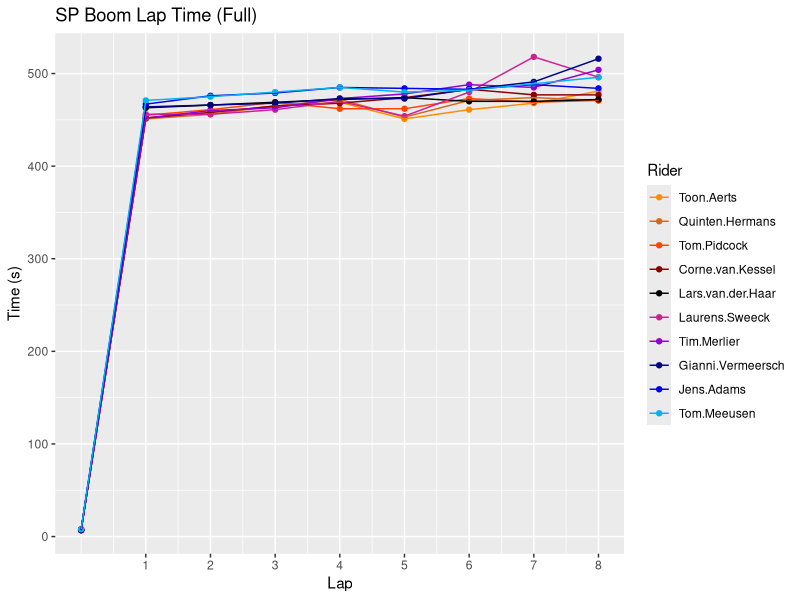
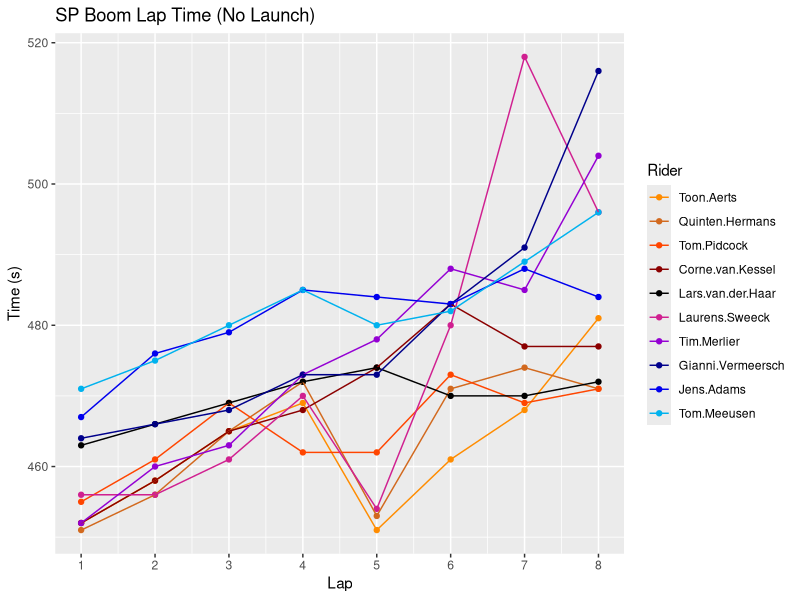
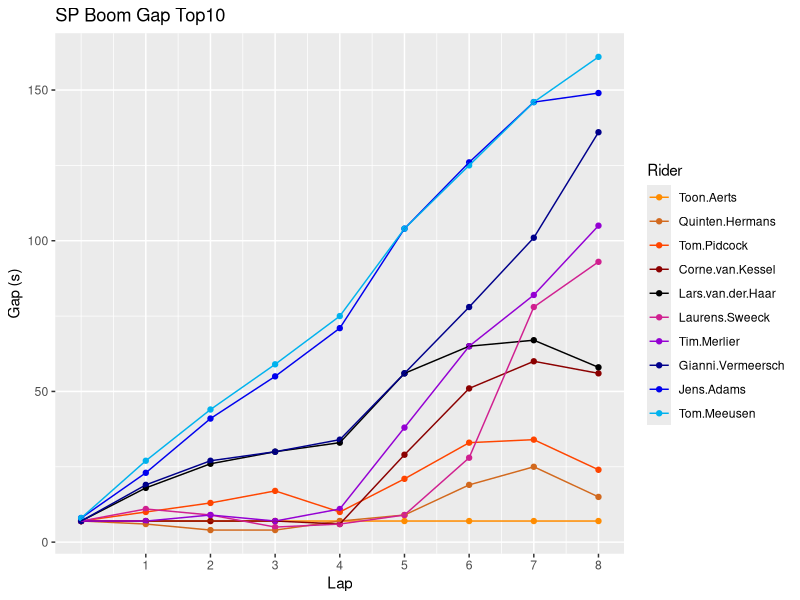
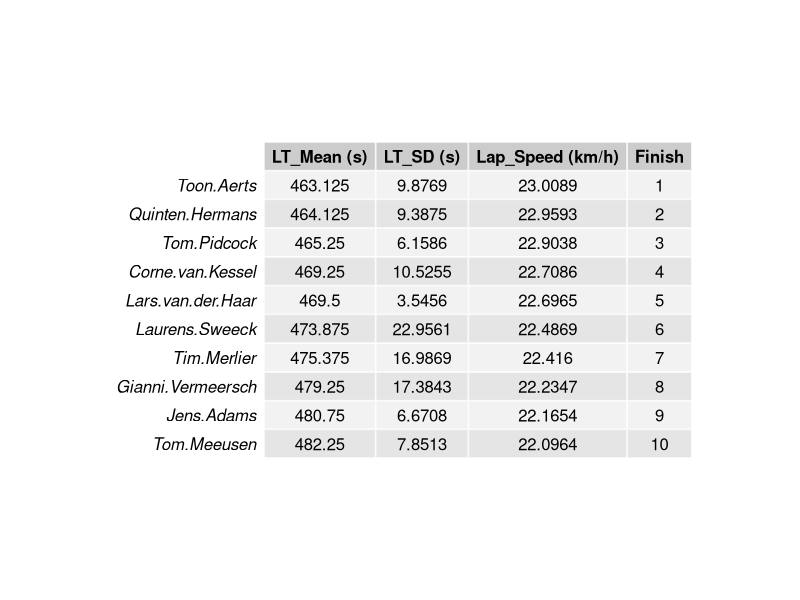
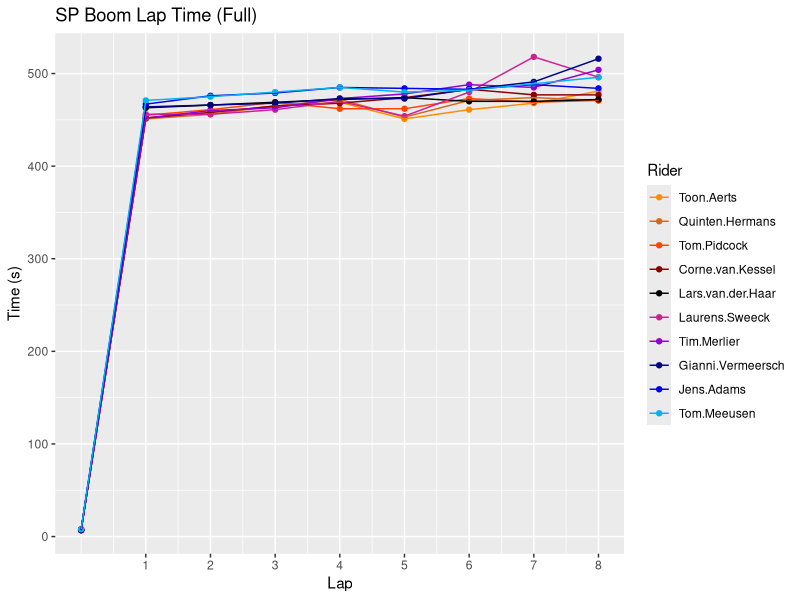
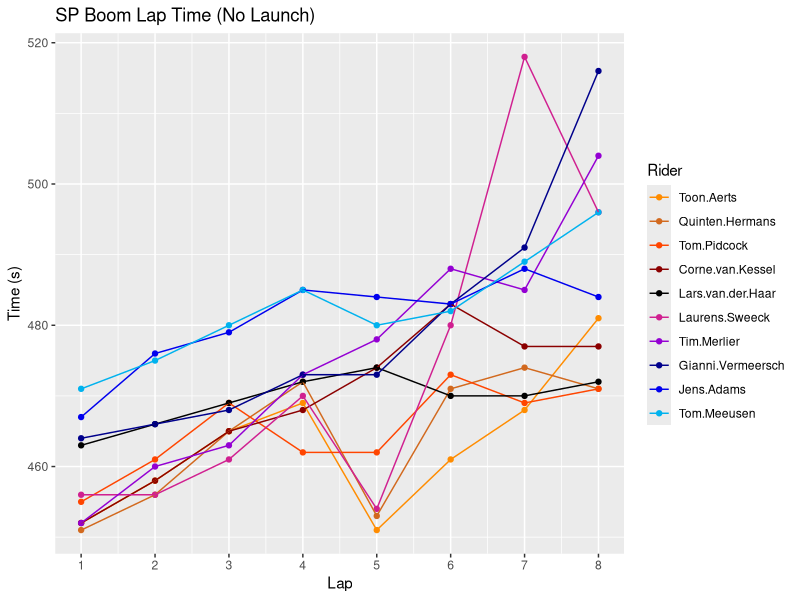
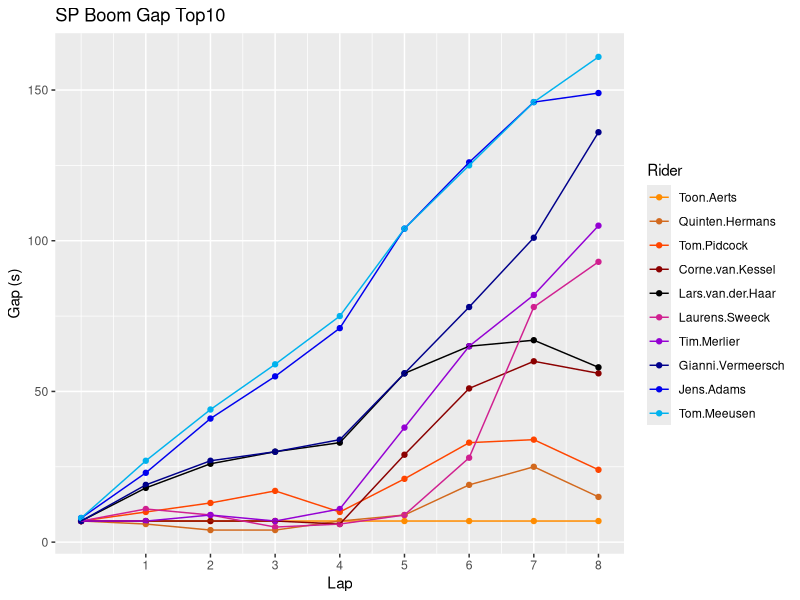

Source code (R) for these figures, in order:
#CX Data Analysis
## ================================================================================##
# ==============================READ ME=======================================#

# Always check the number of laps in the race, editing on the dataframe must be done accordingly.
# Always check presence of a starting loop in the race. If not present comment all _NSL script lines.
# modfiy nlaps only during the generation of the variable
# modify lap_length only during generation of the variable (meters)
# when computing mean and sd check the presence of startloop: if it wasnt in the race all occurences of 
#DF_LapTime_NSL should become DF_LapTime
# fix the ratio for the jpeg table -> recomended: 800x400

#Data and variables
DF = read.csv("MTB-CX.csv")

nlaps= 8 #FILL WITH NLAPS 
lap_length = 2960 #FILL WITH LAP LENGTH

## ================================================================================##
#Data frame manip -> conversion to seconds and creation of timegaps
#install.packages("lubridate")
library(lubridate)
DF_LapTime= DF[-c(10:12),]
for (i in 2:11) {
  DF_LapTime[[i]]= period_to_seconds(hms(DF_LapTime[[i]]))
}

# no start loop
DF_LapTime_NSL= DF_LapTime[-1,]
DF_LapTime_NSL

#timegaps
DF_TimeGap = DF_LapTime[1:11]
for (j in 1:nlaps+1) {
  temp = DF_TimeGap[j,2]
  for (t in 2:11) {
    if(j == 1){
      DF_TimeGap[j,t] = (DF_TimeGap[j,t] - temp) 
    }
    else{
      DF_TimeGap[j,t] = DF_TimeGap[j-1,t] + (DF_TimeGap[j,t] - temp)
    }
  }
}

# Mean and SD Laps -> "index" of how steady the rider was tempo-wise
Mean = c(1:10)
SD = c(1:10)
AVGSpeed = c(1:10)
for(i in 2:11){
  Mean[i-1]= round( mean(DF_LapTime_NSL[,i]), digits = 4 )
  SD[i-1]= round ( sd(DF_LapTime_NSL[,i]), digits= 4 )
  AVGSpeed[i-1] = round( (lap_length/Mean[i-1]) * 3.6, digits=4 )
}
DF_Stats = data.frame(matrix (ncol = 10, nrow = 3))
colnames(DF_Stats)= c(colnames(DF[2:11]))
DF_Stats[1,]= Mean
DF_Stats[2,]= SD
DF_Stats[3,]= AVGSpeed
row.names(DF_Stats)= c("LT_Mean (s)", "LT_SD (s)", "Lap_Speed (km/h)")
DF_Stats= t(DF_Stats)
Finish = c(1:10)
DF_Stats= cbind(DF_Stats, Finish)


## ================================================================================##
#melting the dataframe -> easy access for ggplot
library(reshape2)
DFMelt = melt(DF_LapTime, id.var="Lap")
names(DFMelt)[2] = "Rider"
names(DFMelt)[3] = "Time"
DFMelt$Lap = as.numeric(as.character(DFMelt$Lap))

DFMelt_NSL = melt(DF_LapTime_NSL, id.var="Lap")
names(DFMelt_NSL)[2] = "Rider"
names(DFMelt_NSL)[3] = "Time"
DFMelt_NSL$Lap = as.numeric(as.character(DFMelt_NSL$Lap))

DFMelt_TimeGap = melt(DF_TimeGap, id.var="Lap")
names(DFMelt_TimeGap)[2] = "Rider"
names(DFMelt_TimeGap)[3] = "Gap"
DFMelt_TimeGap$Lap = as.numeric(as.character(DFMelt_TimeGap$Lap))


## ================================================================================##
#Graphical objects
#full
library(ggplot2)
ggplot(DFMelt, aes(x = Lap, y = Time, col= Rider, group = Rider)) +
  geom_point()+
  geom_line()+
  xlab("Lap")+ ylab("Time (s)")+
  ggtitle("SP Boom Lap Time (Full)")+
  scale_color_manual(values = c ("darkorange","chocolate","orangered1","red4", "black",
                                 "violetred", "darkviolet", "blue4", "blue2","deepskyblue2"))+
  scale_x_continuous(breaks = 1:nlaps)
ggsave("RACE_FULL.jpg")

#no start loop
ggplot(DFMelt_NSL, aes(x = Lap, y = Time, col= Rider, group = Rider)) +
  geom_point()+
  geom_line()+
  xlab("Lap")+ ylab("Time (s)")+
  ggtitle("SP Boom Lap Time (No Launch)")+
  scale_color_manual(values = c ("darkorange","chocolate","orangered1","red4", "black",
                                 "violetred", "darkviolet", "blue4", "blue2", "deepskyblue2"))+
  scale_x_continuous(breaks = 1:nlaps)
ggsave("RACE_NSL.jpg")

#timegaps
ggplot(DFMelt_TimeGap, aes(x = Lap, y = Gap, col= Rider, group = Rider)) +
  geom_point()+
  geom_line()+
  xlab("Lap")+ ylab("Gap (s)")+
  ggtitle("SP Boom Gap Top10")+
  scale_color_manual(values = c ("darkorange","chocolate","orangered1","red4", "black",
                                 "violetred", "darkviolet", "blue4", "blue2", "deepskyblue2"))+
  scale_x_continuous(breaks = 1:nlaps)
ggsave("RACE_GAP.jpg")

#mean-sd data
#install.packages("gridExtra")

library(gridExtra)
library(grid)
grid.newpage()
grid.table( as.data.frame(DF_Stats) )



